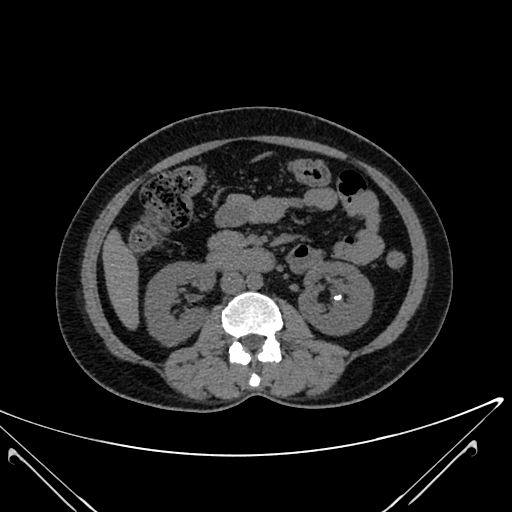
%> input picture stone2.jpg, 512 x 512 px
$ octave --eval "kidney;"   (GNU Octave 9; MATLAB toolbox functions it lacks are replaced by stand-ins)
%> lines starting %> are read from the running program, lines starting %| are printed output that depends on the picture; in (x1, y1, x2, y2) boxes, pixels count from 0 and x2, y2 are one past the last pixel; in counts of white or black regions, pixels touching at a corner belong together; the program's own positions count from 1
function kidney()
    clc
    clear all
    close all
    warning off
    [filename, pathname]=uigetfile('*.*', 'Pick a MATLAB code file');
%> the answer given: stone2.jpg
    filename=strcat(pathname,filename);
    original=imread(filename);
%> original is the input picture: size 512x512x3 uint8; min 0, max 255, mean 27.4
    %original=imread('stone2.jpg');

    imshow(original);
    title('original');

    b=rgb2gray(original);
    figure;
    imshow(b);
    title('grayscale');

    impixelinfo;
    area=b>20;
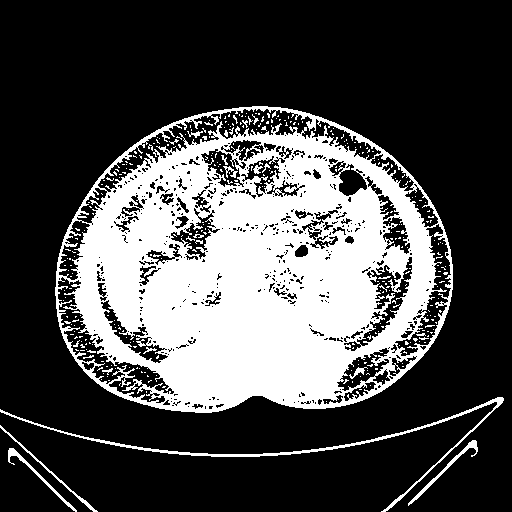
%> area: size 512x512 logical; 29.4% white; 332 white regions (311 under 20 px), largest, box (x1, y1, x2, y2) and area: (55, 106, 453, 413) 72624, (0, 397, 504, 512) 1806, (408, 440, 478, 506) 357
    figure;
    imshow(area);
    title('get area of interest');

    se = strel('disk',2);
    eroded = imerode(area,se);
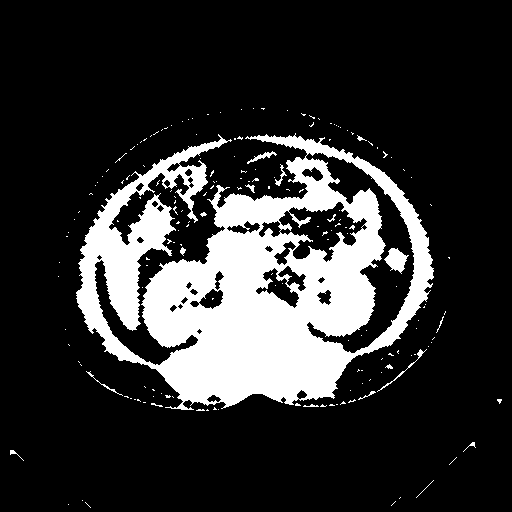
%> eroded: size 512x512 logical; 19.2% white; 179 white regions (161 under 20 px), largest, box (x1, y1, x2, y2) and area: (76, 133, 434, 410) 48659, (384, 248, 409, 274) 358, (377, 349, 427, 392) 112
    figure;
    imshow(eroded);
    title('erode the image');


    mask=imfill(eroded,'holes');
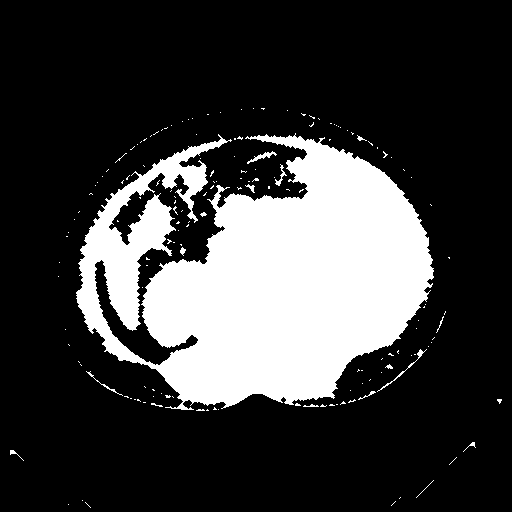
%> mask: size 512x512 logical; 23.5% white; 159 white regions (143 under 20 px), largest, box (x1, y1, x2, y2) and area: (76, 133, 434, 410) 60332, (377, 349, 427, 392) 112, (247, 151, 277, 164) 104
    figure;
    imshow(mask);
    title('get mask of area');


    e=bwareaopen(mask,1000); % remove objects that are smaller than 1000 pixels
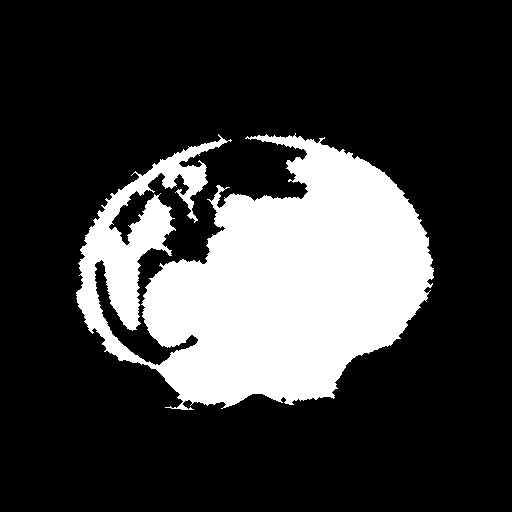
%> e: size 512x512 logical; 23% white; 1 white region, box (x1, y1, x2, y2) and area: (76, 133, 434, 410) 60332
    figure;
    imshow(e);
    title('remove small objects from masked image');

    PreprocessedImage=uint8(double(original).*repmat(e,[1 1 3]));
    figure;
    imshow(PreprocessedImage);
    title('apply mask to image');


    PreprocessedImage=imadjust(PreprocessedImage,[0.3 0.7],[])+50;
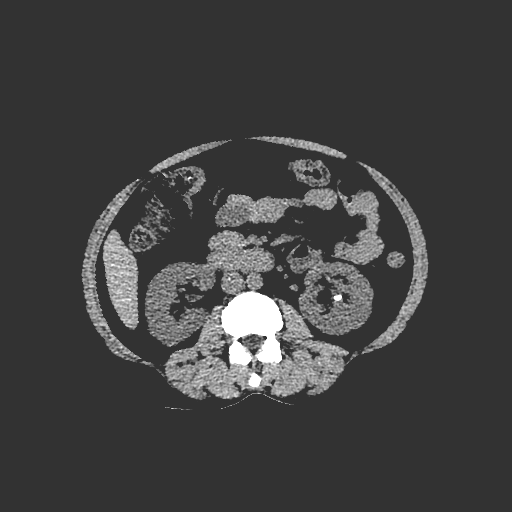
%> PreprocessedImage: size 512x512x3 uint8; min 50, max 255, mean 64.8
    figure;
    imshow(PreprocessedImage);
    title('Adjust the contrast of the image with contrast limits');

    uo=rgb2gray(PreprocessedImage);
    figure;
    imshow(uo);
    title('reconvert image to grayscale');

    % [4 lines of commented-out code are left out]

    nb_iter=1
    se = strel('disk',1);
    for i=0:1:nb_iter
        afterOpening = imopen(uo,se);
        afterClosing = imclose(afterOpening,se);
    end
    rm_noise=afterClosing;
    figure;
    imshow(rm_noise);
    title('appliquer filter alterné sequentiel pour reduire le bruit');


    po=rm_noise>245;
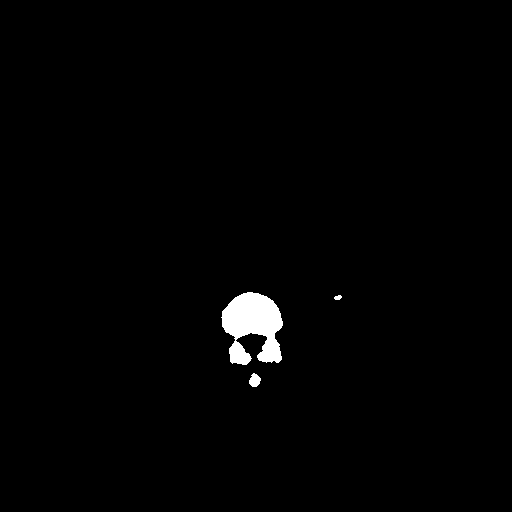
%> po: size 512x512 logical; 1.2% white; 3 white regions, box (x1, y1, x2, y2) and area: (221, 292, 283, 365) 2966, (249, 373, 261, 387) 118, (334, 295, 342, 300) 30
    figure;
    imshow(po);
    title('get white areas only');

    % Remove objects greater than m pixels in area from image I.
    stones = po - bwareaopen(po, 200); %remove object bigger than 200 pixels
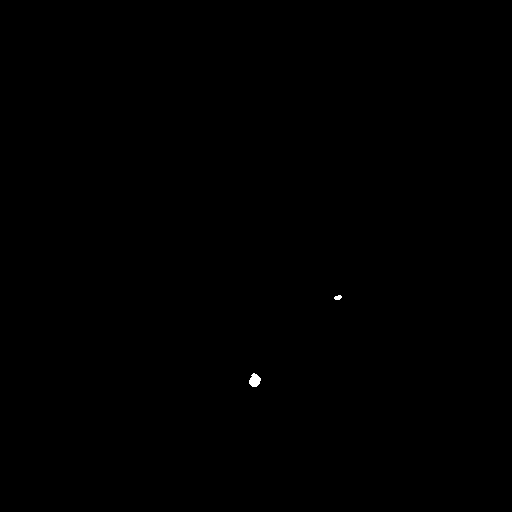
%> stones: size 512x512 double; values 0 (black) and 1 (white), 0.06% white; 2 white regions, box (x1, y1, x2, y2) and area: (249, 373, 261, 387) 118, (334, 295, 342, 300) 30
    figure;
    imshow(stones);
    title('remove big objects');


% refernce : https://www.mifratech.com/public/blog-page/KIDNEY+STONE+DETECTION+USING+MATLAB+AND+image+processing#:~:text=The%20median%20filter%20is%20used,sensitivity%20using%20Matlab%20simulation%20tool

$ run again, with Normal- (154).jpg copied over stone2.jpg
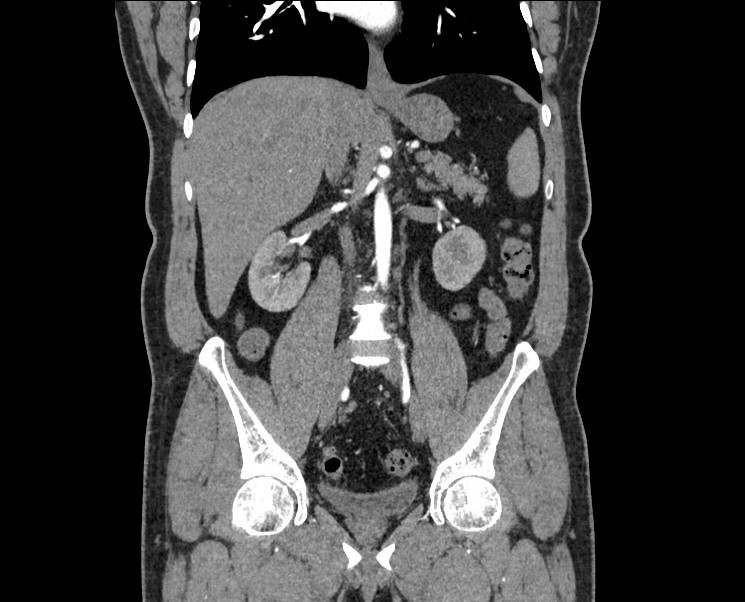
%> input picture Normal- (154).jpg, 745 x 602 px
%> in kidney, original is the input picture: size 602x745x3 uint8; min 0, max 255, mean 62.1
%> in kidney, `area=b>20;`:
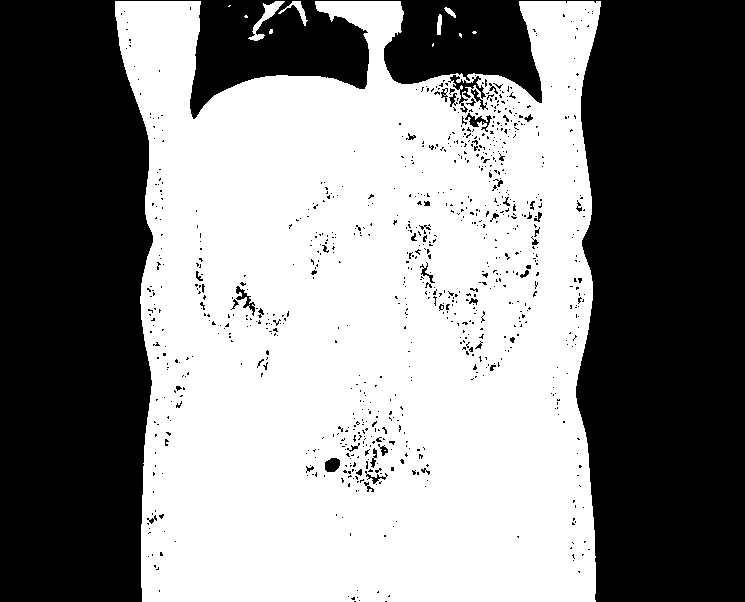
%> area: size 602x745 logical; 53.5% white; 899 black regions (857 under 20 px), largest, box (x1, y1, x2, y2) and area: (0, 0, 745, 602) 202862, (448, 75, 488, 113) 447, (465, 113, 492, 132) 178
%> eroded: size 602x745 logical; 48.4% white; 75 white regions (68 under 20 px), largest, box (x1, y1, x2, y2) and area: (117, 3, 599, 602) 216187, (351, 445, 372, 470) 174, (255, 3, 281, 30) 125
%> mask: size 602x745 logical; 52.6% white; 3 black regions (1 under 20 px), largest, box (x1, y1, x2, y2) and area: (0, 0, 745, 602) 212635, (346, 594, 362, 602) 76
%> e: size 602x745 logical; 52.5% white; 3 black regions (1 under 20 px), largest, box (x1, y1, x2, y2) and area: (0, 0, 745, 602) 213034, (346, 594, 362, 602) 76
%> po: size 602x745 logical; 6.3% white; 142 white regions (106 under 20 px), largest, box (x1, y1, x2, y2) and area: (198, 336, 309, 548) 8384, (422, 342, 540, 539) 7799, (349, 294, 392, 368) 2129
%> in kidney, `stones = po - bwareaopen(po, 200);`:
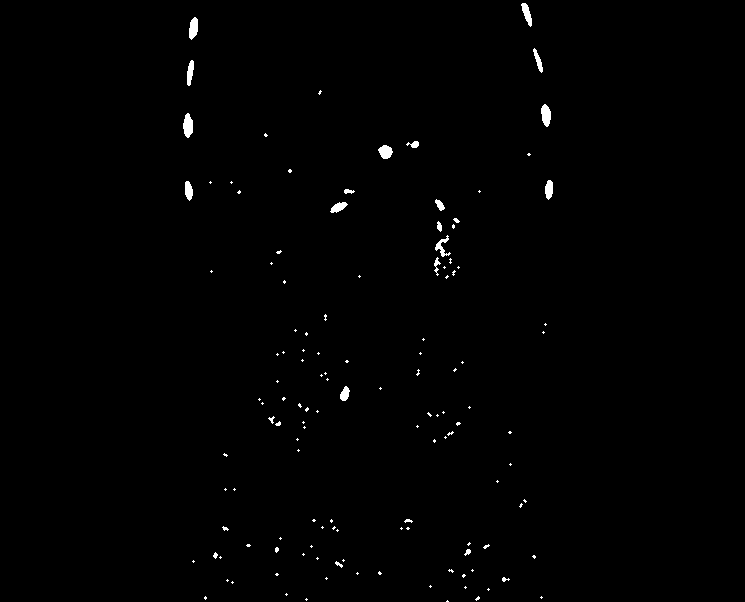
%> stones: size 602x745 double; values 0 (black) and 1 (white), 0.62% white; 130 white regions (106 under 20 px), largest, box (x1, y1, x2, y2) and area: (183, 113, 193, 138) 184, (541, 104, 551, 127) 168, (189, 17, 198, 40) 156

$ run again, with Normal- (60).jpg copied over stone2.jpg
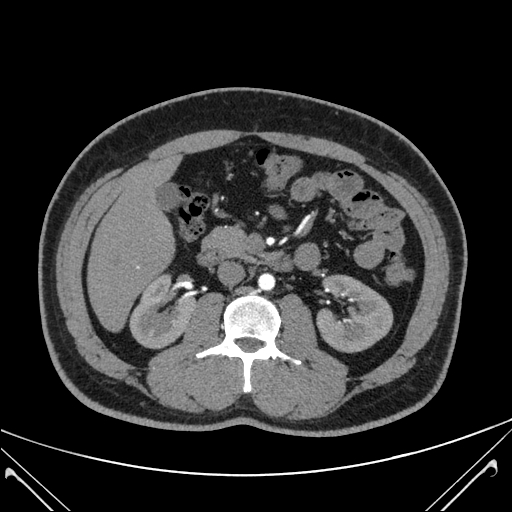
%> input picture Normal- (60).jpg, 512 x 512 px
%> in kidney, original is the input picture: size 512x512x3 uint8; min 0, max 255, mean 46.3
%> in kidney, `area=b>20;`:
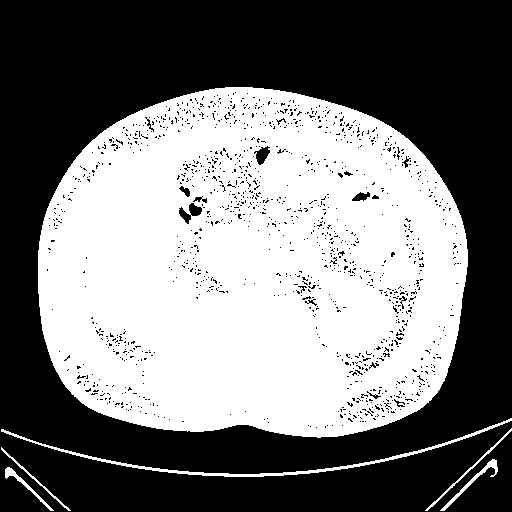
%> area: size 512x512 logical; 47% white; 6 white regions, box (x1, y1, x2, y2) and area: (38, 87, 468, 438) 120614, (1, 418, 512, 477) 1558, (440, 459, 498, 511) 325, (425, 428, 512, 511) 262, (5, 467, 54, 511) 252, (1, 447, 71, 511) 201
%> eroded: size 512x512 logical; 37.9% white; 78 white regions (74 under 20 px), largest, box (x1, y1, x2, y2) and area: (40, 89, 466, 436) 98898, (7, 469, 29, 488) 46, (481, 461, 496, 473) 33, (373, 409, 383, 415) 21
%> mask: size 512x512 logical; 46.8% white; 5 white regions (2 under 20 px), largest, box (x1, y1, x2, y2) and area: (40, 89, 466, 436) 122681, (7, 469, 29, 488) 46, (481, 461, 496, 473) 33
%> e: size 512x512 logical; 46.8% white; 1 white region, box (x1, y1, x2, y2) and area: (40, 89, 466, 436) 122681
%> po: size 512x512 logical; 2.2% white; 56 white regions (34 under 20 px), largest, box (x1, y1, x2, y2) and area: (196, 273, 302, 393) 3813, (133, 276, 170, 321) 390, (172, 291, 197, 335) 371
%> in kidney, `stones = po - bwareaopen(po, 200);`:
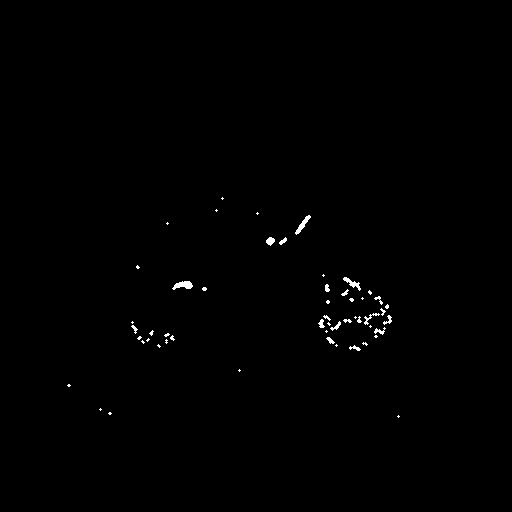
%> stones: size 512x512 double; values 0 (black) and 1 (white), 0.43% white; 53 white regions (34 under 20 px), largest, box (x1, y1, x2, y2) and area: (172, 281, 193, 290) 115, (295, 215, 311, 235) 97, (343, 277, 361, 291) 86
